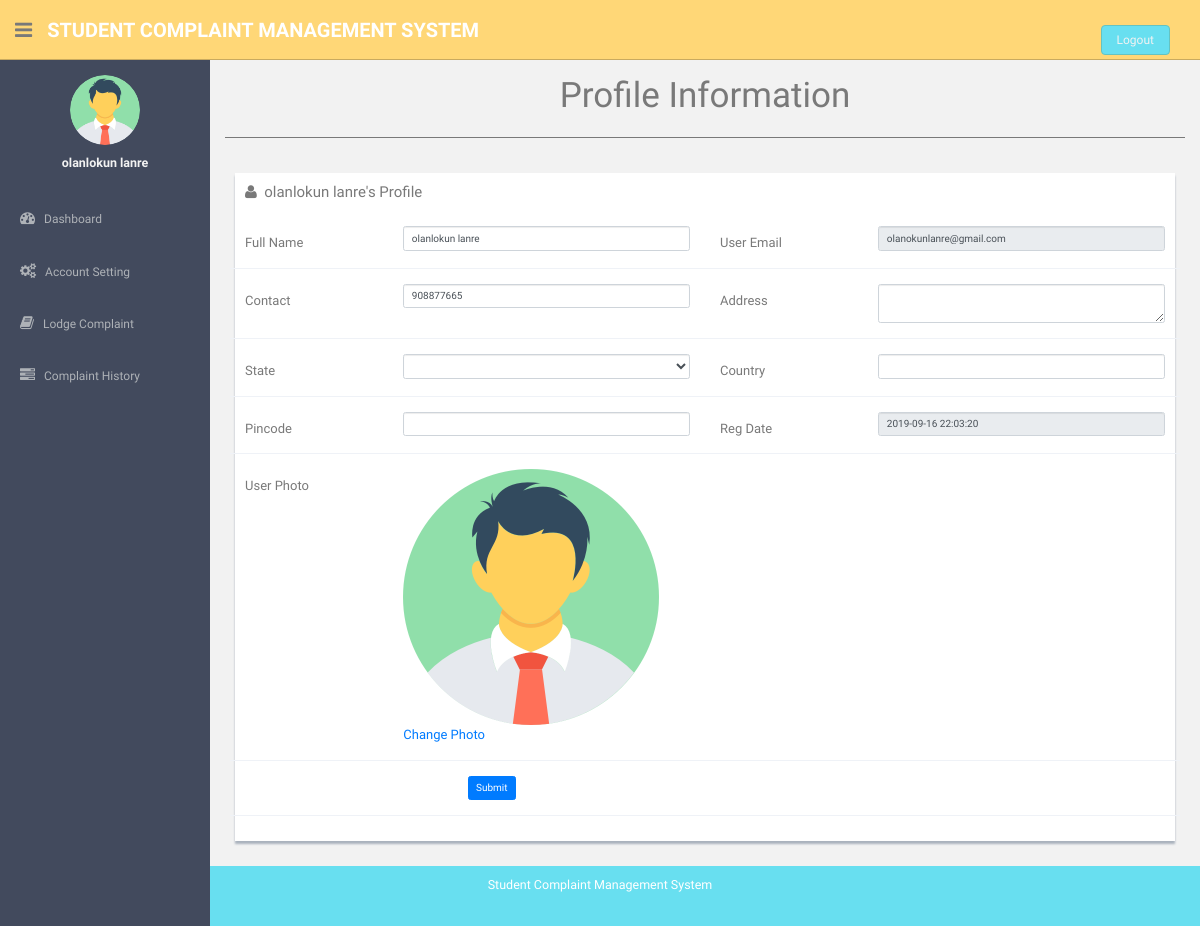
Page /users/profile.php (signed in) on the committed database.
### tables this page shows
CREATE TABLE `users` (
  `id` int(11) NOT NULL,
  `fullName` varchar(255) DEFAULT NULL,
  `userEmail` varchar(255) DEFAULT NULL,
  `password` varchar(255) DEFAULT NULL,
  `contactNo` bigint(11) DEFAULT NULL,
  `address` tinytext,
  `State` varchar(255) DEFAULT NULL,
  `country` varchar(255) DEFAULT NULL,
  `pincode` int(6) DEFAULT NULL,
  `userImage` varchar(255) DEFAULT NULL,
  `regDate` timestamp NOT NULL DEFAULT CURRENT_TIMESTAMP,
  `updationDate` timestamp NULL DEFAULT '0000-00-00 00:00:00' ON UPDATE CURRENT_TIMESTAMP,
  `status` int(1) DEFAULT NULL
);

### users/profile.php (the view, shortened to what this page needs)
<?php
include('includes/config.php');
if(strlen($_SESSION['login'])==0)
  {
header('location:index.php');
}
else{
?>
<!DOCTYPE html>
<html lang="en">
  <head>
    <link href="assets/css/bootstrap.css" rel="stylesheet">
    <link rel="stylesheet" href="assets/css/bootstrap.min.css">
    <link href="assets/font-awesome/css/font-awesome.css" rel="stylesheet" />
    <link rel="stylesheet" type="text/css" href="assets/js/bootstrap-datepicker/css/datepicker.css" />
    <link rel="stylesheet" type="text/css" href="assets/js/bootstrap-daterangepicker/daterangepicker.css" />
    <link href="assets/css/style.css" rel="stylesheet">
    <link href="assets/css/style-responsive.css" rel="stylesheet">
  </head>
  <body>
  <section id="container" >
     <?php include("includes/header.php");?>
      <?php include("includes/sidebar.php");?>
      <section id="main-content">
          <section class="wrapper">
            <p class="text-center display-4 mt-4"> Profile Information</p>
            <hr>
          	<div class="row mt">
          		<div class="col-lg-12">
                  <div class="form-panel">
 <?php $query=mysqli_query($con,"select * from users where userEmail='".$_SESSION['login']."'");
 while($row=mysqli_fetch_array($query))
 {
 ?>
  <h4 class="mb"><i class="fa fa-user"></i>&nbsp;&nbsp;<?php echo htmlentities($row['fullName']);?>'s Profile</h4>
                      <form class="form-horizontal style-form" method="post" name="profile" >
<div class="form-group">
<label class="col-sm-2 col-sm-2 control-label">Full Name</label>
<div class="col-sm-4">
<input type="text" name="fullname" required="required" value="<?php echo htmlentities($row['fullName']);?>" class=" display-4 form-control" >
 </div>
<label class="col-sm-2 col-sm-2 control-label">User Email </label>
 <div class="col-sm-4">
<input type="email" name="useremail" required="required" value="<?php echo htmlentities($row['userEmail']);?>" class="form-control" readonly>
</div>
 </div>
<div class="form-group">
<label class="col-sm-2 col-sm-2 control-label">Contact</label>
 <div class="col-sm-4">
<input type="text" name="contactno" required="required" value="<?php echo htmlentities($row['contactNo']);?>" class="form-control">
</div>
<label class="col-sm-2 col-sm-2 control-label">Address </label>
<div class="col-sm-4">
<textarea  name="address" required="required" class="form-control"><?php echo htmlentities($row['address']);?></textarea>
</div>
</div>
<div class="form-group">
<label class="col-sm-2 col-sm-2 control-label">State</label>
<div class="col-sm-4">
<select name="state" required="required" class="form-control">
<option value="<?php echo htmlentities($row['State']);?>"><?php echo htmlentities($st=$row['State']);?></option>
<?php $sql=mysqli_query($con,"select stateName from state ");
while ($rw=mysqli_fetch_array($sql)) {
  if($rw['stateName']==$st)
  {
    continue;
  }
  else
  {
  ?>
  <option value="<?php echo htmlentities($rw['stateName']);?>"><?php echo htmlentities($rw['stateName']);?></option>
<?php
}}
?>
</select>
</div>
<label class="col-sm-2 col-sm-2 control-label">Country </label>
<div class="col-sm-4">
<input type="text" name="country" required="required" value="<?php echo htmlentities($row['country']);?>" class="form-control">
</div>
</div>
<div class="form-group">
<label class="col-sm-2 col-sm-2 control-label">Pincode</label>
<div class="col-sm-4">
<input type="text" name="pincode" maxlength="6" required="required" value="<?php echo htmlentities($row['pincode']);?>" class="form-control">
</div>
<label class="col-sm-2 col-sm-2 control-label">Reg Date </label>
<div class="col-sm-4">
<input type="text" name="regdate" required="required" value="<?php echo htmlentities($row['regDate']);?>" class="form-control" readonly>
 </div>
</div>
<div class="form-group">
<label class="col-sm-2 col-sm-2 control-label">User Photo</label>
<div class="col-sm-4">
<?php $userphoto=$row['userImage'];
if($userphoto==""):
?>
<img src="userimages/noimage.png" width="256" height="256" >
<a href="update-image.php">Change Photo</a>
<?php else:?>
	<img src="userimages/<?php echo htmlentities($userphoto);?>" width="256" height="256">
	<a href="update-image.php">Change Photo</a>
<?php endif;?>
</div>
</div>
<?php } ?>
                          <div class="form-group">
                           <div class="col-sm-10" style="padding-left:25% ">
<button type="submit" name="submit" class="btn btn-primary">Submit</button>
</div>
</div>
                          </form>
                          </div>
                          </div>
                          </div>
		</section>
      </section>
    <?php include("includes/footer.php");?>
  </section>
  </body>
</html>
<?php } ?>

### users/includes/sidebar.php (shortened to what this page needs)
<aside>
          <div id="sidebar"  class="nav-collapse ">
              <ul class="sidebar-menu" id="nav-accordion">
                              <?php $query=mysqli_query($con,"select fullName,userImage from users where userEmail='".$_SESSION['login']."'");
 while($row=mysqli_fetch_array($query))
 {
 ?>
                  <p class="centered"><a href="profile.php">
<?php $userphoto=$row['userImage'];
if($userphoto==""):
?>
<img src="userimages/noimage.png"  class="img-circle" width="70" height="70" >
<?php else:?>
  <img src="userimages/<?php echo htmlentities($userphoto);?>" class="img-circle" width="70" height="70">
<?php endif;?>
</a>
</p>
                  <h5 class="centered"><?php echo htmlentities($row['fullName']);?></h5>
                  <?php } ?>
                  <li class="mt">
                      <a href="dashboard.php">
                          <i class="fa fa-dashboard"></i>
                          <span>Dashboard</span>
                      </a>
                  </li>
                  <li class="sub-menu">
                      <a href="javascript:;" >
                          <i class="fa fa-cogs"></i>
                          <span>Account Setting</span>
                      </a>
                  </li>
                  <li class="sub-menu">
                      <a href="register-complaint.php" >
                          <i class="fa fa-book"></i>
                          <span>Lodge Complaint</span>
                      </a>
                    </li>
                  <li class="sub-menu">
                      <a href="complaint-history.php" >
                          <i class="fa fa-tasks"></i>
                          <span>Complaint History</span>
                      </a>
                  </li>
              </ul>
          </div>
      </aside>

### users/assets/css/style.css (style rules this page uses)
body { color: #797979; background: #f2f2f2; font-family: 'Ruda', sans-serif; padding: 0px !important; margin: 0px !important; font-size:13px; }
ul li { list-style: none; }
a, a:hover, a:focus { text-decoration: none; outline: none; }
#container { width: 100%; height: 100%; }
hr { margin-top: 20px; margin-bottom: 20px; border: 0; border-top: 1px solid #797979; }
.centered { text-align: center; }
.mt { margin-top: 25px; }
.mb { margin-bottom: 25px; }
#sidebar { width: 210px; height: 100%; position: fixed; background: #424a5d; }
#sidebar h5 { color: #f2f2f2; font-weight: 700; }
#sidebar ul li { position: relative; }
ul.sidebar-menu , ul.sidebar-menu li ul.sub { margin: -2px 0 0; padding: 0; }
ul.sidebar-menu { margin-top: 75px; }
ul.sidebar-menu li { margin-bottom: 5px; margin-left:10px; margin-right:10px; }
ul.sidebar-menu li.sub-menu { line-height: 15px; }
ul.sidebar-menu li a span { display: inline-block; }
ul.sidebar-menu li a { color: #aeb2b7; text-decoration: none; display: block; padding: 15px 0 15px 10px; font-size: 12px; outline: none; -webkit-transition: all 0.3s ease; -moz-transition: all 0.3s ease; -o-transition: all 0.3s ease; -ms-transition: all 0.3s ease; transition: all 0.3s ease; }
ul.sidebar-menu li a i { font-size: 15px; padding-right: 6px; }
#main-content { margin-left: 210px; }
.wrapper { display: inline-block; margin-top: 60px; padding-left: 15px; padding-right: 15px; padding-bottom: 15px; padding-top: 0px; width: 100%; }
.form-panel { background: #ffffff; margin: 10px; padding: 10px; box-shadow: 0px 3px 2px #aab2bd; text-align: left; }
label { font-weight: 400; }
.form-horizontal.style-form .form-group { border-bottom: 1px solid #eff2f7; padding-bottom: 15px; margin-bottom: 15px; }
@media (min-width: 768px) { .form-horizontal .control-label { text-align: left; } }

### rows in the picture
users: fullName "olanlokun lanre", fullname "olanlokun lanre", useremail "olanokunlanre@gmail.com", contactno "908877665", regdate "2019-09-16 22:03:20"
